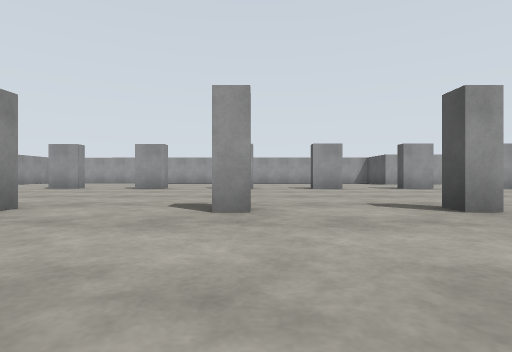
View 1 (above)

24 first-person views from a walk through a Gazebo world. The camera is 0.72 m above the floor, looks level and sees 80° across. The floor is counted in squares, 2 m on a side. Each view is taken from the middle of a square. On the plan, view 1 faces up. The plan holds only what a view shows up to about 9 squares ahead; the rest is blank. The place goes on beyond the plan.

View 2
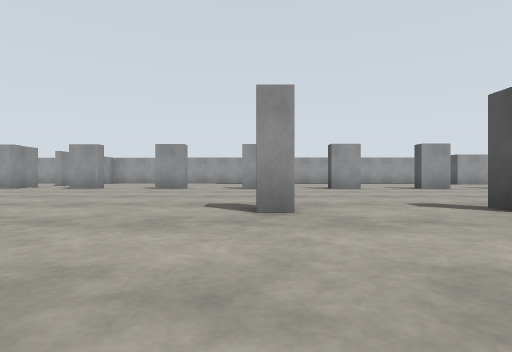

View 3
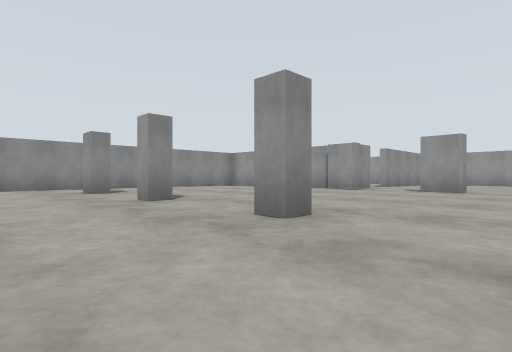

View 4
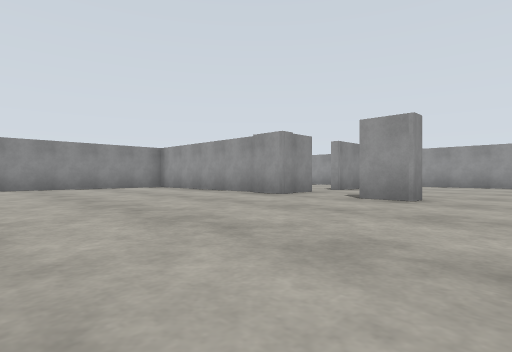

View 5
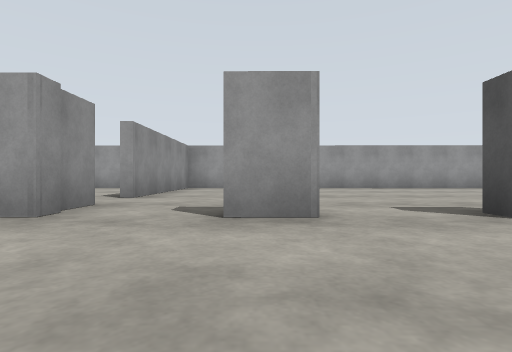

View 6
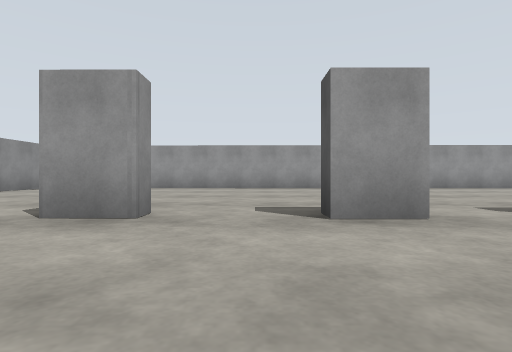

View 7
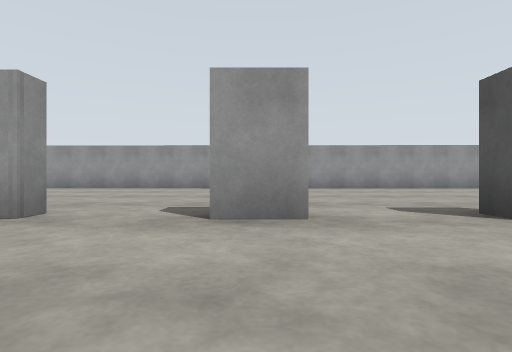

View 8
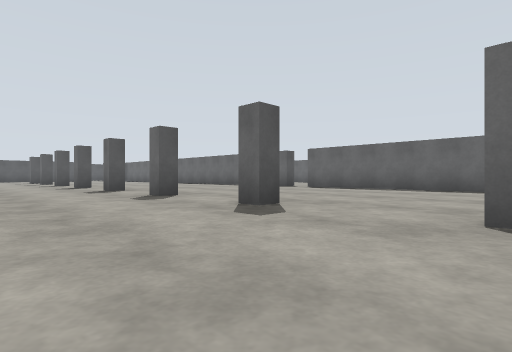

View 9
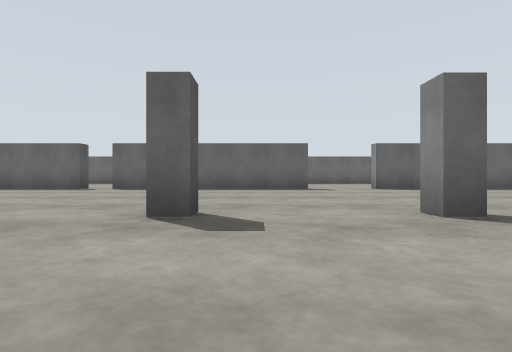

View 10
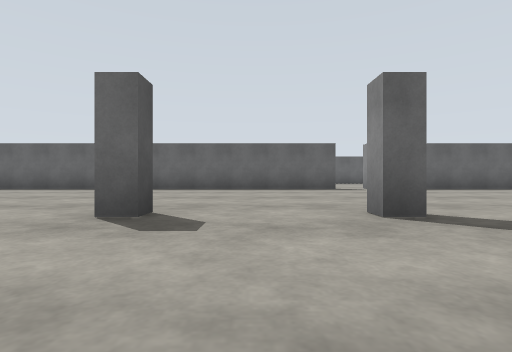

View 11
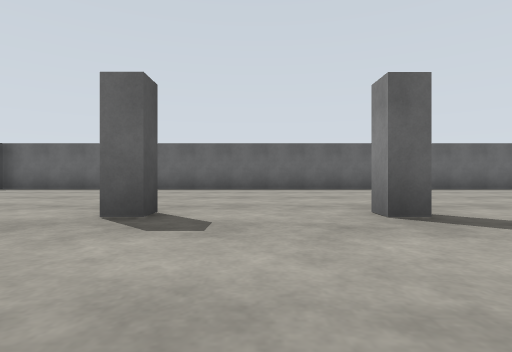

View 12
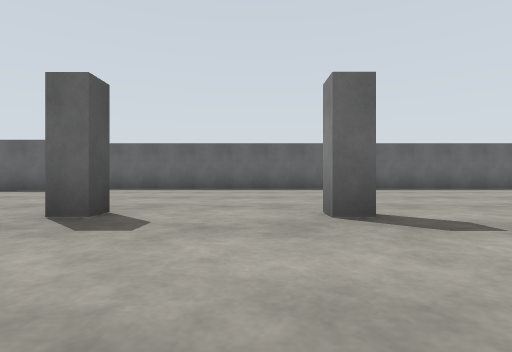

View 13
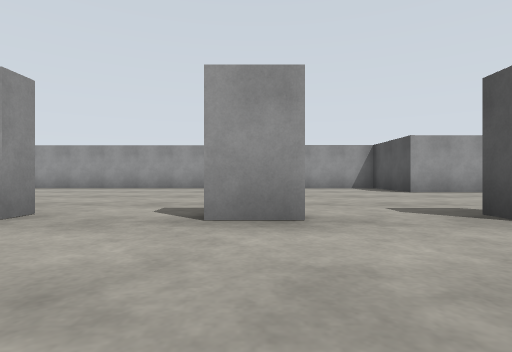

View 14
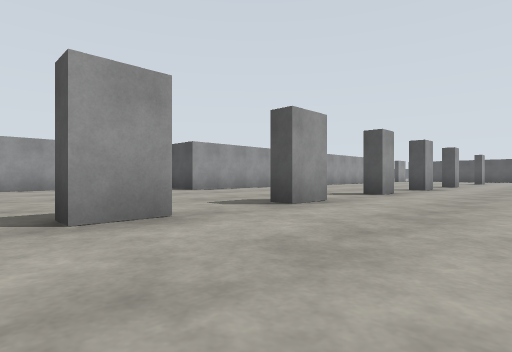

View 15
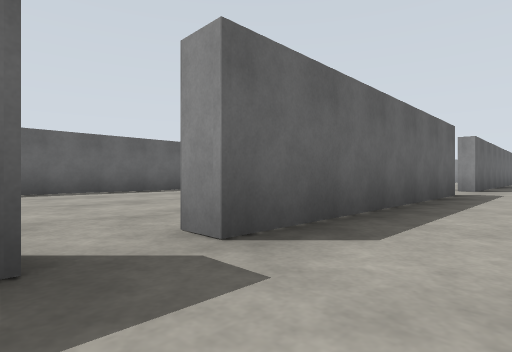

View 16
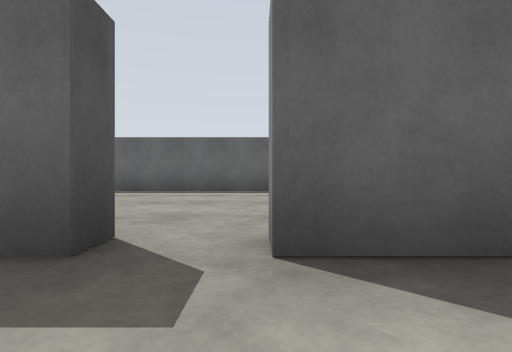

View 17
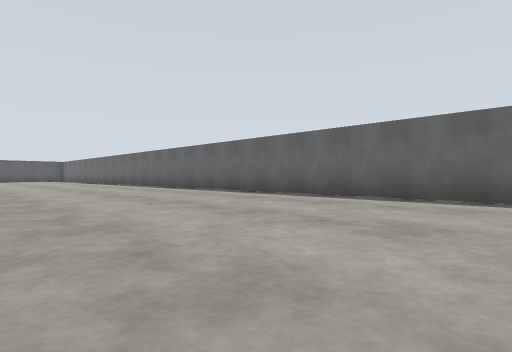

View 18
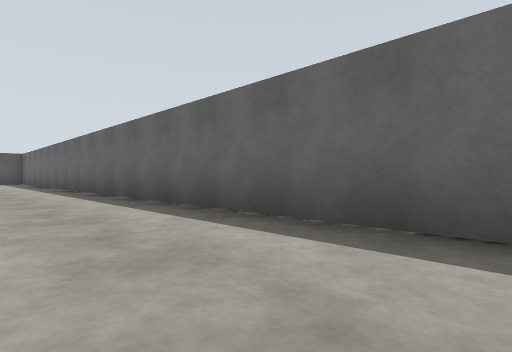

View 19
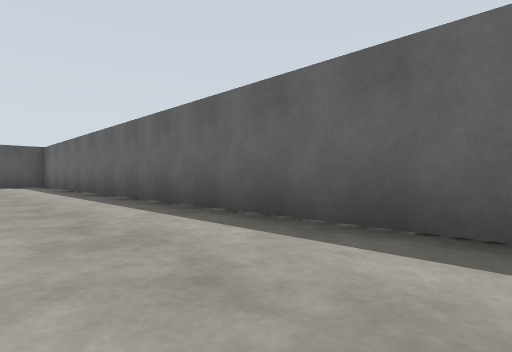

View 20
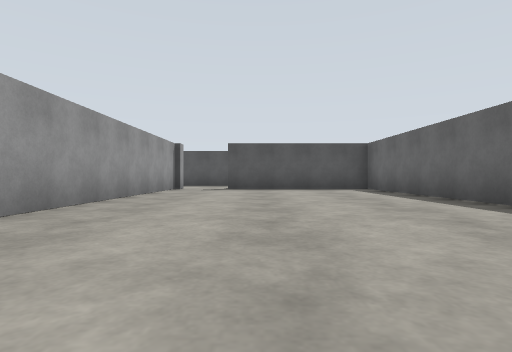

View 21
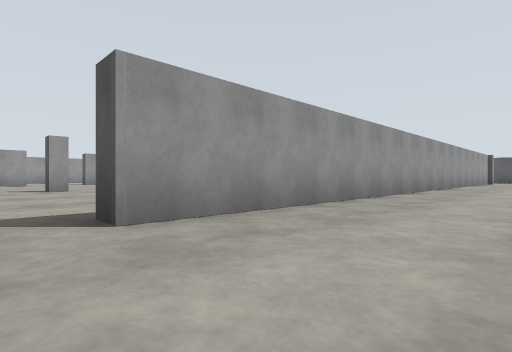

View 22
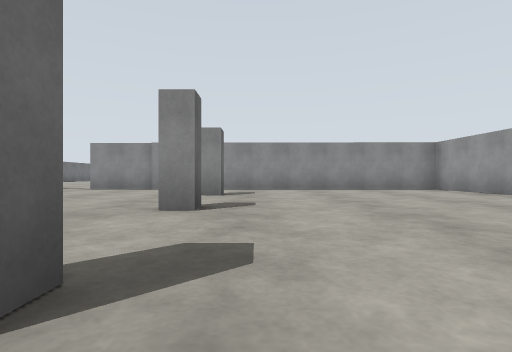

View 23
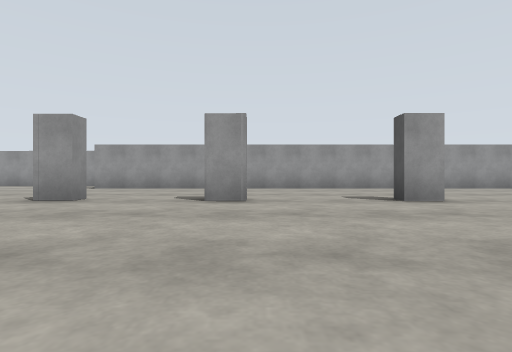

View 24
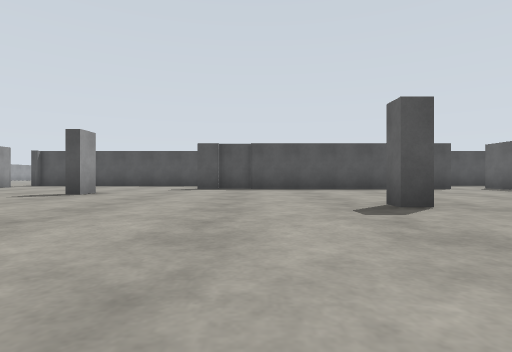

### Floor plan
Points are (right, up) in squares from view 1. A wall is a line through its corners. A room is listed if a view was taken in it or the views show most of it. See-through windows are left out.
Room 1 (views 1, 2, 3, 4, 5, 6, 7, 8, 9, 10, 11, 12, 13, 14, 15, 16, 17, 18, 19, 20, 21, 22, 23, 24)
walls: (2.5, 3) (2.1, 3) (2.1, 3.4) (2.5, 3.4); (4.5, 3.4) (4.9, 3.4) (4.9, 3) (4.5, 3); (0, 3) (-0.5, 3); (-0.5, 3.4) (0, 3.4); (7, 3.4) (7.5, 3.4); (-2.5, 3) (-3, 3); (2.4, 8.5) (1.6, 8.5) (1.6, 8.9); (9.4, 3.4) (9.9, 3.4); (7.4, 8.9) (7.4, 8.4) (6.8, 8.5) (6.8, 8.9); (-2.5, -2.4) (2.9, -2.3) (2.9, -2.8); (-2.5, 8.5) (-3.4, 8.6) (-3.4, 9); (9.9, 8.4) (9.3, 8.4) (9.3, 8.8); (11.9, 3.4) (12.4, 3.4); (-5, 9) (-5, 8.6) (-5.8, 8.6) (-5.8, 9); (-7.6, 3.4) (-7.6, 2.9); (12.8, 8.4) (12, 8.4) (12, 8.8); (14.4, 2.9) (14.4, 3.4) (14.9, 3.4); (-7.5, 9) (-7.5, 8.6) (-8.3, 8.6); (-8.1, -2.4) (-4.2, -2.4); (-2.6, -8.1) (19.4, -8.1) (19.4, -4.2); (-10.6, 3.4) (-10, 3.4) (-10, 3); (-10, 9.9) (-10, 8.6) (-15.1, 8.7) (-15.2, 1.9); (17.4, 8.3) (16.8, 8.3); (18.1, -1.6) (19.7, -1.6); (-13.1, 3.4) (-12.6, 3.4) (-12.6, 3) (-13.3, 3); (19.4, -0.4) (19.4, 6.7); (17.4, 12.7) (5.4, 12.7) (5.4, 14.8) (-10, 14.9) (-10, 11); (19.7, -2.8) (3.8, -2.8) (3.8, -2.3) (18, -2.3)
ways out: opening at (-10, 10); opening at (19, -3.5); opening at (19, -1); gap at (3.5, -2)

Positions as (right, up) in squares from view 1, and headings:
1: (0, 0), facing up
2: (-3, 0), facing up
3: (-6, 1), facing up-left
4: (-6, 4), facing up-left
5: (-8, 6), facing up
6: (-4, 6), facing up
7: (-3, 6), facing up
8: (-3, 6), facing down-right
9: (-1, 6), facing down
10: (6, 6), facing down
11: (11, 6), facing down
12: (13, 6), facing down
13: (2, 6), facing up
14: (1, 6), facing up-right
15: (4, -1), facing down-left
16: (3, -1), facing down
17: (-3, -3), facing down-right
18: (4, -6), facing down-right
19: (8, -6), facing down-right
20: (11, -5), facing right
21: (3, -5), facing up-right
22: (-7, 4), facing left
23: (10, 4), facing up
24: (11, 5), facing right
